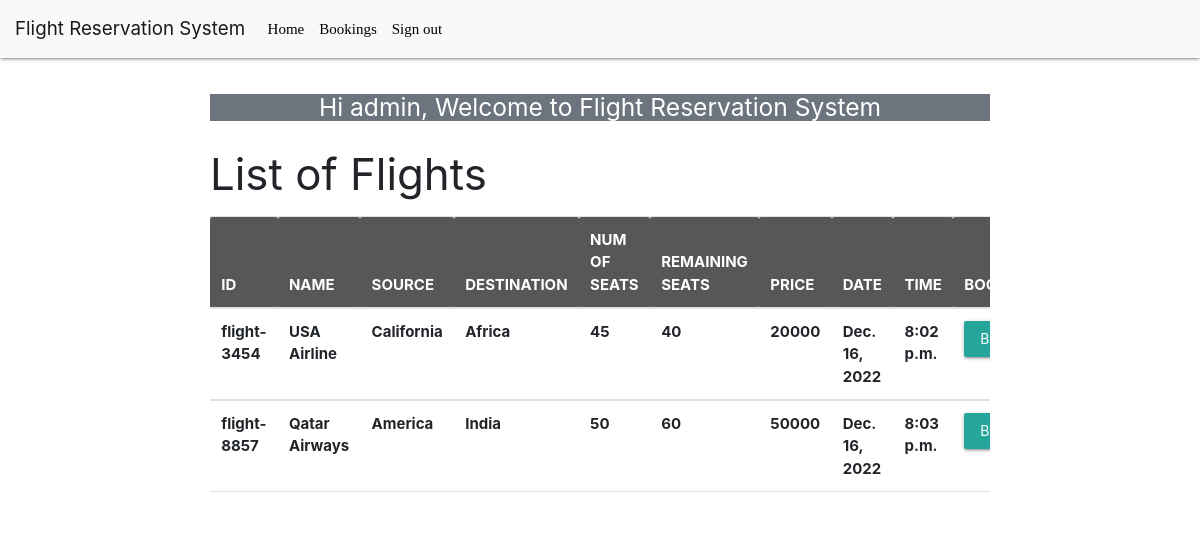
The app's page / (signed in) with its own data.
### bookings/models.py (models this page shows, shortened)
class Flight(models.Model):
    def generate_pk():
        number = random.randint(1000, 9999)
        return 'flight-{}'.format(number)
    id = models.CharField(default=generate_pk, primary_key=True, max_length=255, unique=True)
    flight_name = models.CharField(max_length=30)
    source = models.CharField(max_length=30)
    destination = models.CharField(max_length=30)
    no_of_seats = models.PositiveBigIntegerField()
    remaining_seats = models.PositiveBigIntegerField()
    price = models.PositiveBigIntegerField()
    date = models.DateField()
    time = models.TimeField()

### bookings/views.py (the view)
# urls.py: 2. Add a URL to urlpatterns:  path('', views.home, name='home')
def home(request):
    if not request.user.is_authenticated:
        return render(request, 'bookings/home_without_signin.html')
    username = request.user.username
    flights = Flight.objects.all()
    return render(request, 'bookings/home.html', {'flights': flights, 'username': username})

### templates/bookings/home.html
{% extends 'bookings/base.html' %}
{% block content %}
<div class="container">
    <div class="row">
        <div class="col-sm-12 mx-auto" style="margin-top: 20px">
            <center><h5 class="bg-secondary text-white">Hi {{username}}, Welcome to Flight Reservation System</h5></center>
            <h3>List of Flights</h3>
            <div style="overflow-x:auto;">
                <table class="table" >
                    <thead style="background-color: rgb(87, 87, 87);color: white;">
                        <tr>
                            <th>ID</th>
                            <th>NAME</th>
                            <th>SOURCE</th>
                            <th>DESTINATION</th>
                            <th>NUM OF SEATS</th>
                            <th>REMAINING SEATS</th>
                            <th>PRICE</th>
                            <th>DATE</th>
                            <th>TIME</th>
                            <th>BOOK FLIGHT</th>
                        </tr>
                    </thead>
                    {% for flight in flights %}
                        <tbody>
                        <tr>
                            <th>{{flight.id }}</th>
                            <th>{{flight.flight_name}}</th>
                            <th>{{flight.source}}</th>
                            <th>{{flight.destination}}</th>
                            <th>{{flight.no_of_seats}}</th>
                            <th>{{flight.remaining_seats}}</th>
                            <th>{{flight.price}}</th>
                            <th>{{flight.date}}</th>
                            <th>{{flight.time}}</th>
                            {% if flight.remaining_seats %}
                                <th><a href="{% url 'book_seats' flight.id %}" class="btn btn-success float-left">Book flight</a></th>
                            {% else %}
                                <th><a href="{% url 'book_seats' flight.id %}" class="btn btn-success float-left" disabled>Book flight</a></th>
                            {% endif %}
                        </tr>
                        </tbody>
                    {% endfor %}
                </table>
                </div>
        </div>
    </div>
</div>
{% endblock %}

### records on screen
Flight: id "flight-3454", flight_name "USA Airline", source "California", destination "Africa", no_of_seats "45", remaining_seats "40", price "20000", date "Dec. 16, 2022", time "8:02 p.m.", shows "BOOK FLIGHT"
Flight: id "flight-8857", flight_name "Qatar Airways", source "America", destination "India", no_of_seats "50", remaining_seats "60", price "50000", date "Dec. 16, 2022", time "8:03 p.m.", shows "BOOK FLIGHT"

### other values on screen
{{ username }} "admin"
